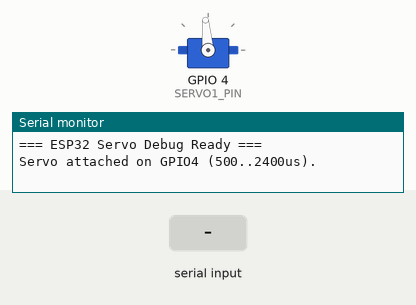
A sketch run on a simulated ESP32. Parts: servo, the last lines printed to the serial monitor. The inputs (shaded band) are chosen by the test bench.

Above: at 1.7 s.
1.8 s: "SERVO1:1\n" received over Serial
At 2.1 s:
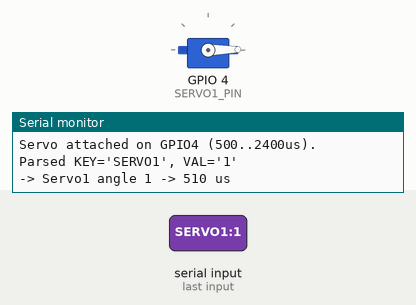
3.3 s: "SERVO1:150\n" received over Serial
At 4.3 s:
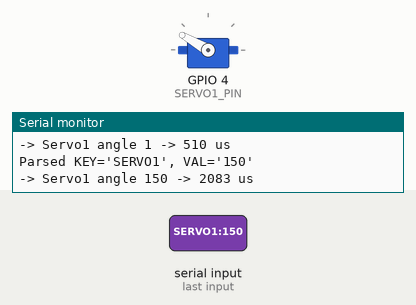
Timing chart, 0 to 6.3 s (numbered marks = the images above; inputs shaded):
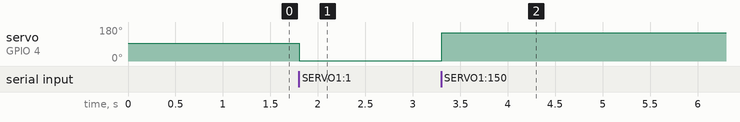

Measured:
- after the input at 1.8 s, servo on GPIO 4 (SERVO1_PIN): 95° → 1° at once
- after the input at 3.3 s, servo on GPIO 4 (SERVO1_PIN): 1° → 150° at once

The sketch:

sent.ino
```cpp
#include <Arduino.h>
#include <ESP32Servo.h>

#define SERVO1_PIN 4

Servo servo1;

void setup() {
  Serial.begin(115200);
  delay(50);
  Serial.println("\n=== ESP32 Servo Debug Ready ===");

  // attach with safe pulse range for SG90 (500..2400us)
  servo1.attach(SERVO1_PIN, 500, 2400);
  servo1.writeMicroseconds(1500); // neutral
  delay(500);
  Serial.println("Servo attached on GPIO4 (500..2400us).");
}

String readLine() {
  // non-blocking readStringUntil is OK but we implement simple blocking read for debug
  String s = "";
  unsigned long start = millis();
  // wait up to 2000 ms for something
  while (millis() - start < 2000) {
    while (Serial.available()) {
      char c = Serial.read();
      s += c;
      if (c == '\n') return s;
    }
    delay(5);
  }
  return s;
}

void loop() {
  String cmd = readLine();
  if (cmd.length() == 0) {
    // no data received within timeout
    delay(10);
    return;
  }

  // trim CR/LF and spaces
  cmd.trim();
  //debugPrintRaw(cmd);

  // Simple parsing:
  int sep = cmd.indexOf(':');
  if (sep == -1) {
    Serial.println("No ':' found. Expected format: KEY:VALUE");
    return;
  }
  String key = cmd.substring(0, sep);
  String valStr = cmd.substring(sep + 1);
  valStr.trim();

  Serial.printf("Parsed KEY='%s', VAL='%s'\n", key.c_str(), valStr.c_str());

  if (key.equalsIgnoreCase("SERVO1")) {
    int angle = valStr.toInt(); // 0..180
    angle = constrain(angle, 0, 180);
    int us = map(angle, 0, 180, 500, 2400); // SG90 mapping
    servo1.writeMicroseconds(us);
    Serial.printf("-> Servo1 angle %d -> %d us\n", angle, us);
  } else {
    Serial.println("Unknown command key.");
  }
}
```
